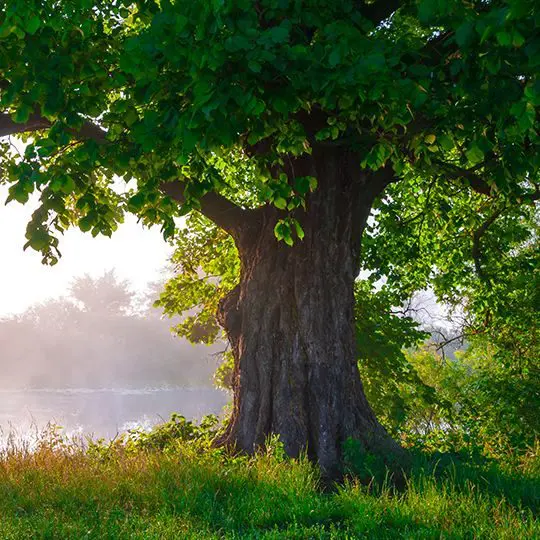
#> input picture IOLabs/Lab6/Tree.png, 540 x 540 px
$ python image-grayscale.py
#> lines starting #> are read from the running program, lines starting #| are printed output that depends on the picture
import cv2
import matplotlib.pyplot as plt
from matplotlib.pyplot import subplot

first_image = cv2.imread("Tree.png")
#> first_image is the input picture: shape (540, 540, 3); mean B, G, R 54.1, 94.8, 77
first_image = cv2.cvtColor(first_image, cv2.COLOR_BGR2RGB)

first_gray = cv2.imread("Tree.png")
first_gray = cv2.cvtColor(first_gray, cv2.COLOR_BGR2GRAY)

first_gray2 = cv2.imread("Tree.png")
width, height = first_gray2.shape[0:2]
#> width = 540; height = 540
for x in range(width):
    for y in range(height):
        first_gray2[x, y] = round(sum(first_gray2[x, y]) / 3)
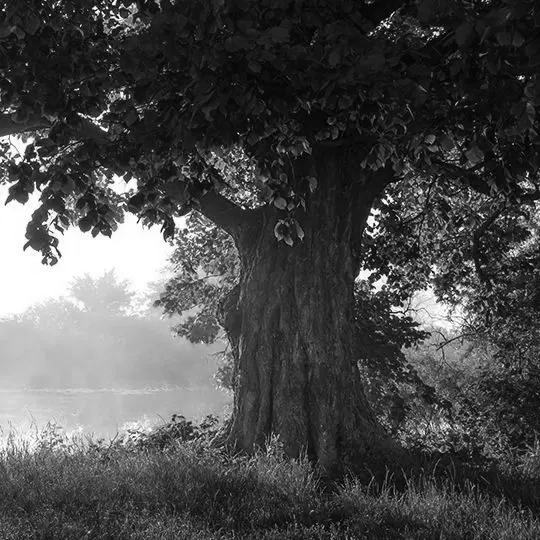
#> first_gray2: shape (540, 540, 3); min 0, max 255, mean 75.3

plt,subplot(1, 3, 1)
plt.imshow(first_image)
plt.title("Original")
plt.subplot(1, 3, 2)
plt.imshow(first_gray, cmap=plt.get_cmap('gray'))
plt.title("Natural Grayscale")
plt.subplot(1, 3, 3)
plt.imshow(first_gray2)
plt.title("Non-natural Greyscale")
plt.show()

second_image = cv2.imread("Zebra.png")
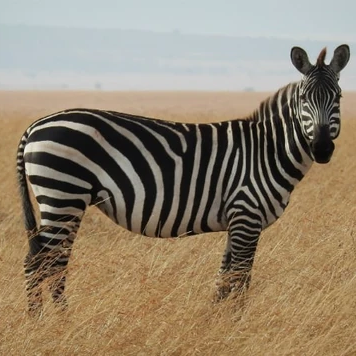
#> input picture IOLabs/Lab6/Zebra.png, 356 x 356 px
#> second_image is the input picture: shape (356, 356, 3); mean B, G, R 110.3, 130.9, 144.6
second_image = cv2.cvtColor(second_image, cv2.COLOR_BGR2RGB)

second_gray = cv2.imread("Zebra.png")
second_gray = cv2.cvtColor(second_gray, cv2.COLOR_BGR2GRAY)

second_gray2 = cv2.imread("Zebra.png")
width, height = second_gray2.shape[0:2]
#> width = 356; height = 356
for x in range(width):
    for y in range(height):
        second_gray2[x, y] = sum(second_gray2[x, y]) / 3

plt,subplot(1, 3, 1)
plt.imshow(second_image)
plt.title("Original")
plt.subplot(1, 3, 2)
plt.imshow(second_gray, cmap=plt.get_cmap('gray'))
plt.title("Natural Grayscale")
plt.subplot(1, 3, 3)
plt.imshow(second_gray2)
plt.title("Non-natural Greyscale")
plt.show()

third_image = cv2.imread("Chinese.png")
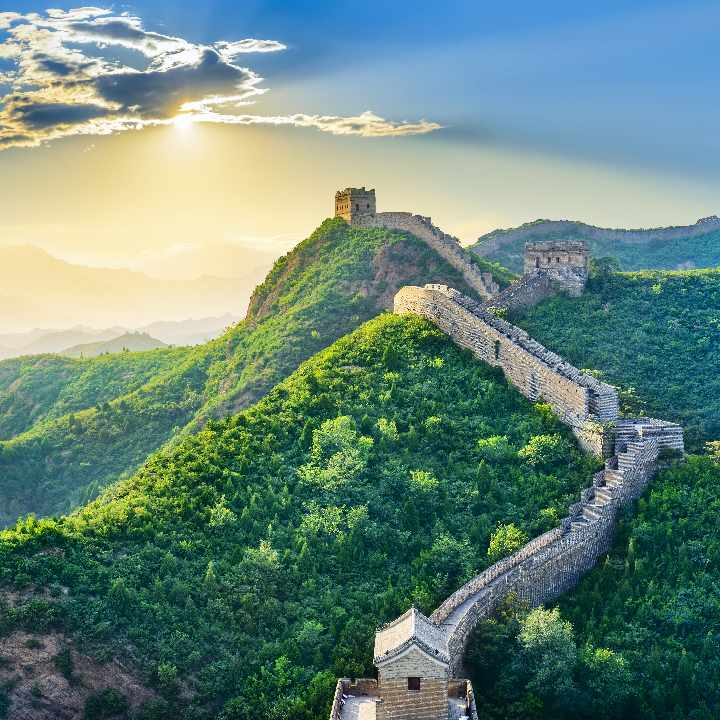
#> input picture IOLabs/Lab6/Chinese.png, 720 x 720 px
#> third_image is the input picture: shape (720, 720, 3); mean B, G, R 123.6, 134.5, 104.5
third_image = cv2.cvtColor(third_image, cv2.COLOR_BGR2RGB)

third_gray = cv2.imread("Chinese.png")
third_gray = cv2.cvtColor(third_gray, cv2.COLOR_BGR2GRAY)

third_gray2 = cv2.imread("Chinese.png")
width, height = third_gray2.shape[0:2]
#> width = 720; height = 720
for x in range(width):
    for y in range(height):
        third_gray2[x, y] = sum(third_gray2[x, y]) / 3
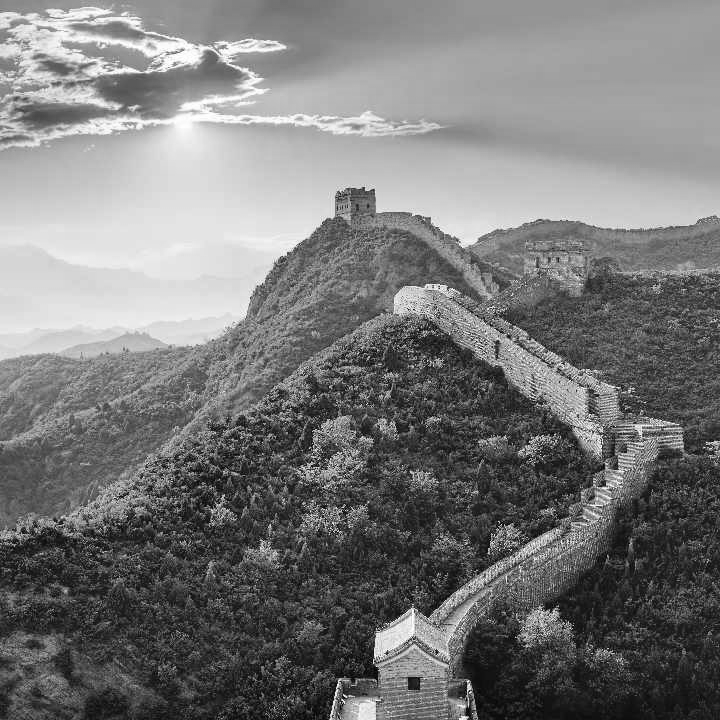
#> third_gray2: shape (720, 720, 3); min 0, max 255, mean 120.5

plt,subplot(1, 3, 1)
plt.imshow(third_image)
plt.title("Original")
plt.subplot(1, 3, 2)
plt.imshow(third_gray, cmap=plt.get_cmap('gray'))
plt.title("Natural Grayscale")
plt.subplot(1, 3, 3)
plt.imshow(third_gray2)
plt.title("Non-natural Greyscale")
plt.show()

fourth_image = cv2.imread("Mountains.png")
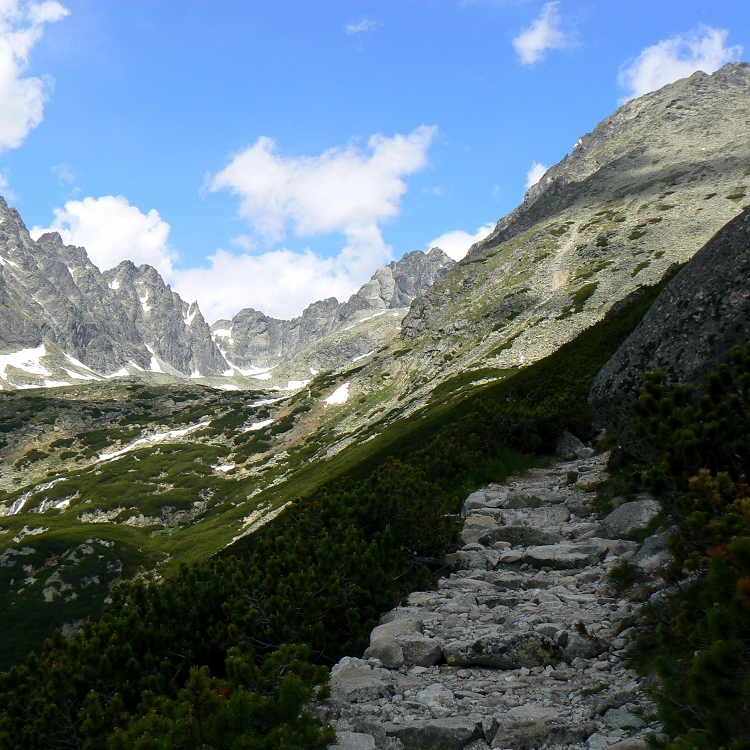
#> input picture IOLabs/Lab6/Mountains.png, 750 x 750 px
#> fourth_image is the input picture: shape (750, 750, 3); mean B, G, R 117.7, 109.9, 93.6
fourth_image = cv2.cvtColor(fourth_image, cv2.COLOR_BGR2RGB)

fourth_gray = cv2.imread("Mountains.png")
fourth_gray = cv2.cvtColor(fourth_gray, cv2.COLOR_BGR2GRAY)

fourth_gray2 = cv2.imread("Mountains.png")
width, height = fourth_gray2.shape[0:2]
#> width = 750; height = 750
for x in range(width):
    for y in range(height):
        fourth_gray2[x, y] = sum(fourth_gray2[x, y]) / 3

plt,subplot(1, 3, 1)
plt.imshow(fourth_image)
plt.title("Original")
plt.subplot(1, 3, 2)
plt.imshow(fourth_gray, cmap=plt.get_cmap('gray'))
plt.title("Natural Grayscale")
plt.subplot(1, 3, 3)
plt.imshow(fourth_gray2)
plt.title("Non-natural Greyscale")
plt.show()

fifth_image = cv2.imread("New York.png")
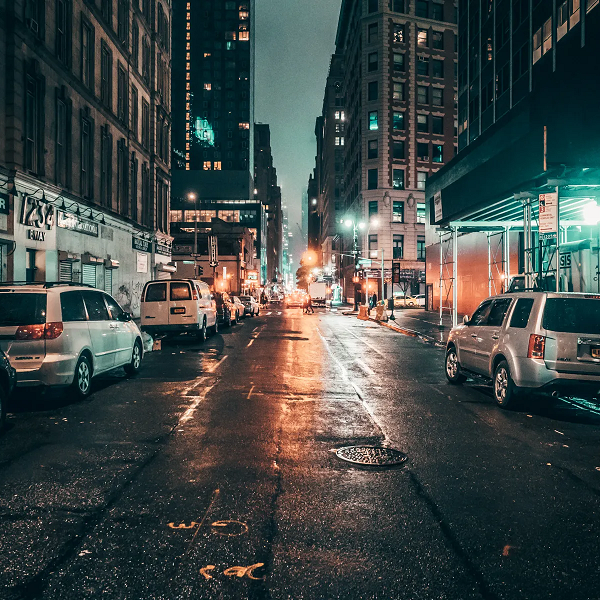
#> input picture IOLabs/Lab6/New York.png, 600 x 600 px
#> fifth_image is the input picture: shape (600, 600, 3); mean B, G, R 70.3, 72.5, 64.5
fifth_image = cv2.cvtColor(fifth_image, cv2.COLOR_BGR2RGB)

fifth_gray = cv2.imread("New York.png")
fifth_gray = cv2.cvtColor(fifth_gray, cv2.COLOR_BGR2GRAY)
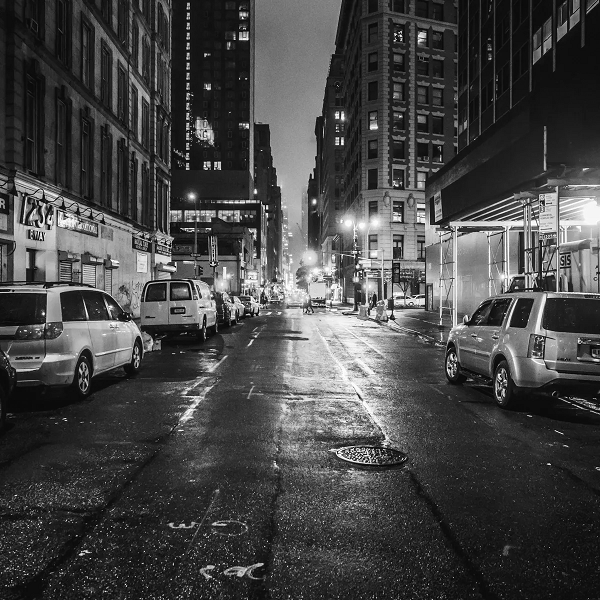
#> fifth_gray: shape (600, 600); min 0, max 255, mean 69.8

fifth_gray2 = cv2.imread("New York.png")
width, height = fifth_gray2.shape[0:2]
#> width = 600; height = 600
for x in range(width):
    for y in range(height):
        fifth_gray2[x, y] = sum(fifth_gray2[x, y]) / 3

plt,subplot(1, 3, 1)
plt.imshow(fifth_image)
plt.title("Original")
plt.subplot(1, 3, 2)
plt.imshow(fifth_gray, cmap=plt.get_cmap('gray'))
plt.title("Natural Grayscale")
plt.subplot(1, 3, 3)
plt.imshow(fifth_gray2)
plt.title("Non-natural Greyscale")
plt.show()
